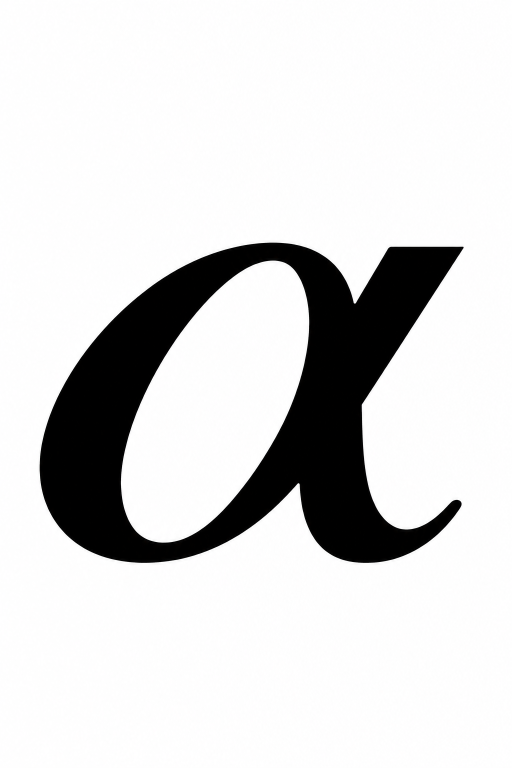
#> input picture runs/glyph-consistency-2026-10-29/glyphs/alpha/enlarged.png, 1024 x 1536 px (shown at 1/2 size)
$ python -i glyph_consistency_report.py   (imports and definitions only)
#> lines starting #> are read from the running program, lines starting #| are printed output that depends on the picture; after the words box and inside, x2 and y2 are one past the last pixel; in counts of white or black regions, pixels touching at a corner belong together
#> further down, picture is the input picture: PIL image 1024x1536 RGB; mean R, G, B 216.1, 216, 216.1
#!/usr/bin/env python3
"""Measure fixed-master / independent enlargement fidelity, not font quality.

Registration permits translation and ONE uniform scale. It never stretches the
width independently, so aspect and anatomical drift remain measurable.
"""
import base64
import hashlib
import json
import sys
from pathlib import Path

from PIL import Image, ImageDraw, ImageFont

try:
    import numpy as np
    from scipy import ndimage, optimize
except ImportError:
    # Explicit local fallback; these system packages were inspected and tested.
    sys.path.append('/usr/lib/python3/dist-packages')
    import numpy as np
    from scipy import ndimage, optimize

ROOT = Path(__file__).resolve().parents[1]
RUN = ROOT / 'runs/glyph-consistency-2026-10-29'
LABEL = '/usr/share/fonts/truetype/dejavu/DejaVuSans.ttf'


def read(path):
    return json.loads(path.read_text())


def component(image):
    gray = np.asarray(image.convert('L'), dtype=np.float32)
    darkness = 1 - gray / 255
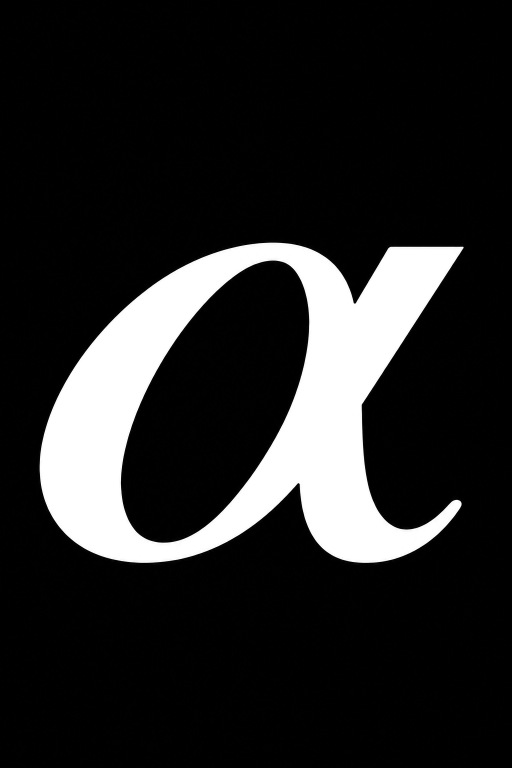
#> darkness: shape (1536, 1024) float32 (shown at 1/2 size); min 0, max 1, mean 0.153
    labels, count = ndimage.label(darkness > .5)
#> labels: shape (1536, 1024) int32; values 0 (black) and 1 (white), 14.9% white; 1 white region, box (x1, y1, x2, y2) and area: (79, 485, 927, 1126) 235035
#> count = 1
    areas = np.bincount(labels.ravel())
#> areas = [1337829, 235035]
    areas[0] = 0
    if not count or not areas.max():
        raise ValueError('No substantial dark silhouette')
    chosen = int(areas.argmax())
#> chosen = 1
    mask = labels == chosen
    yy, xx = np.nonzero(mask)
    box = (int(xx.min()), int(yy.min()), int(xx.max()) + 1, int(yy.max()) + 1)
#> box = (79, 485, 927, 1126)
    # Retain gray edge pixels adjoining the chosen component, reject labels.
    nearby = ndimage.binary_dilation(mask, iterations=4)
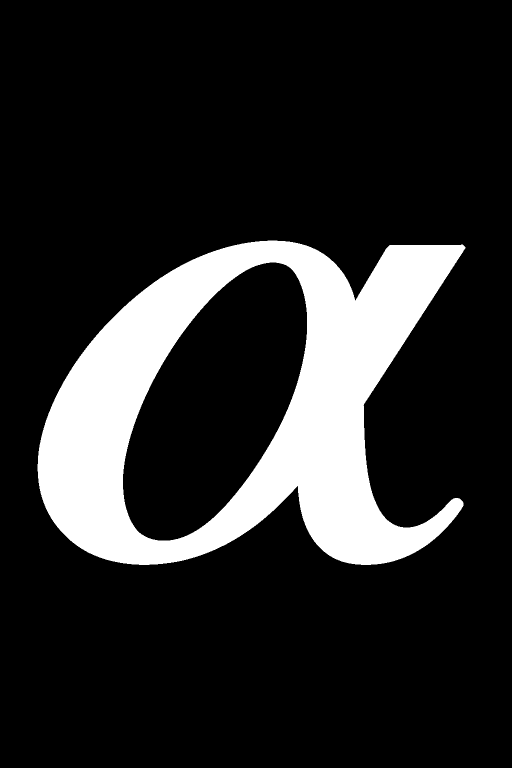
#> nearby: shape (1536, 1024) bool (shown at 1/2 size); 16% white; 1 white region, box (x1, y1, x2, y2) and area: (75, 481, 931, 1130) 251402
    darkness *= nearby
    return darkness, mask, box, int(areas.sum() - areas[chosen])


# [126 lines left out: functions holes, thickness, registered, compare_png, main, not called in this run]


# [2 lines not run here, left out]

>>> from PIL import Image
>>> picture = Image.open('../runs/glyph-consistency-2026-10-29/glyphs/alpha/enlarged.png')
>>> result = component(picture)

$ run again, on runs/glyph-consistency-2026-10-29/glyphs/alpha/master-crop.png
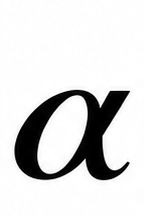
#> input picture runs/glyph-consistency-2026-10-29/glyphs/alpha/master-crop.png, 144 x 216 px
#> picture is the input picture: PIL image 144x216 RGB; mean R, G, B 217.2, 217, 217.1
#> in component, `labels, count = ndimage.label(darkness > .5)`:
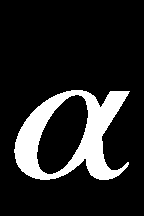
#> labels: shape (216, 144) int32; values 0 (black) and 1 (white), 14.6% white; 1 white region, box (x1, y1, x2, y2) and area: (14, 90, 130, 180) 4535
#> count = 1
#> areas = [26569, 4535]
#> chosen = 1
#> yy = 4535 values from 90 to 179; xx = 4535 values, max 129 at index 52, min 14 at index 2808, mean 70.44
#> box = (14, 90, 130, 180)
#> in component, `nearby = ndimage.binary_dilation(mask, iterations=4)`:
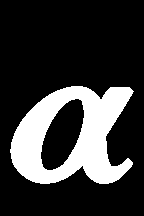
#> nearby: shape (216, 144) bool; 21.8% white; 1 white region, box (x1, y1, x2, y2) and area: (10, 86, 134, 184) 6774
